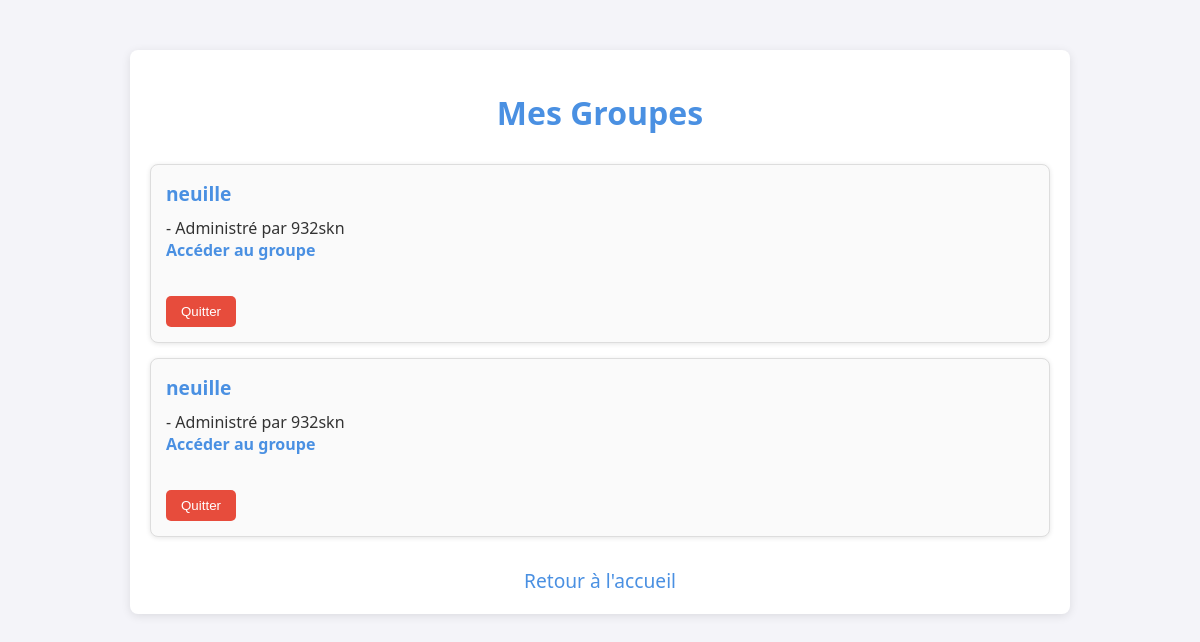
/groups (signed in), run on the app's committed database.
### models.py (models this page shows)
class Group(db.Model):
    id = db.Column(db.Integer, primary_key=True)
    name = db.Column(db.String(100), nullable=False)
    admin_id = db.Column(db.Integer, db.ForeignKey('user.id'), nullable=False)
    admin = db.relationship('User', foreign_keys=[admin_id])

class User(UserMixin, db.Model):
    id = db.Column(db.Integer, primary_key=True)
    username = db.Column(db.String(150), unique=True, nullable=False)
    email = db.Column(db.String(150), unique=True, nullable=False)  # Nouveau champ
    phone_number = db.Column(db.String(20), unique=True, nullable=False)  # Nouveau champ
    password = db.Column(db.String(150), nullable=False)
    profile_picture = db.Column(db.String(200))
    bio = db.Column(db.Text)
    is_active = db.Column(db.Boolean, default=True)

### app.py (the view)
@app.route('/groups', methods=['GET'])
@login_required
def groups():
    groups = Group.query.join(GroupMember).filter(GroupMember.user_id == current_user.id).all()
    return render_template('groups.html', groups=groups, user=current_user)

### app.py (called while the page is built)
@login_manager.user_loader
def load_user(user_id):
    return db.session.get(User, int(user_id))  # Correctif pour éviter LegacyAPIWarning

@app.context_processor
def inject_profile_picture():
    def get_profile_picture(user):
        if user.profile_picture and os.path.exists(user.profile_picture):
            return url_for('static', filename=f"photos_profil/{os.path.basename(user.profile_picture)}")
        return url_for('static', filename='icone-profil-avatar-par-defaut-image-utilisateur-medias-sociaux-icone-avatar-gris-silhouette-profil-vierge-illustration-vectorielle_561158-3467.avif')
    return dict(get_profile_picture=get_profile_picture)

### templates/groups.html (shortened to what this page needs)
<!DOCTYPE html>
<html lang="fr">
<head>
    <link rel="stylesheet" href="https://cdnjs.cloudflare.com/ajax/libs/font-awesome/5.15.4/css/all.min.css">
</head>
<body>
    <div class="container">
        <h1>Mes Groupes</h1>
        <ul>
            {% for group in groups %}
                <li>
                    <strong>{{ group.name }}</strong> - Administré par {{ group.admin.username }}
                    <a href="{{ url_for('group_chat', group_id=group.id) }}">Accéder au groupe</a>
                    <div class="admin-actions">
                        <div class="action-buttons">
                            <form method="POST" action="{{ url_for('leave_group', group_id=group.id) }}">
                                <button type="submit" onclick="return confirm('Voulez-vous vraiment quitter ce groupe ?')">Quitter</button>
                            </form>
                        </div>
                    </div>
                </li>
            {% endfor %}
        </ul>
        <div class="return-link">
            <a href="{{ url_for('index') }}">Retour à l'accueil</a>
        </div>
    </div>
</body>
</html>

### templates/groups.html (style rules this page uses)
body { font-family: 'Segoe UI', Tahoma, Geneva, Verdana, sans-serif; background-color: #f4f4f9; margin: 0; padding: 0; color: #333; transition: background-color 0.3s ease, color 0.3s ease; }
.container { max-width: 900px; margin: 50px auto; padding: 20px; background-color: #fff; border-radius: 8px; box-shadow: 0 2px 10px rgba(0, 0, 0, 0.1); transition: background-color 0.3s ease; }
h1 { text-align: center; color: #4a90e2; margin-bottom: 30px; }
ul { list-style: none; padding: 0; }
li { display: flex; flex-direction: column; background-color: #fafafa; margin-bottom: 15px; padding: 15px; border-radius: 8px; border: 1px solid #ddd; box-shadow: 0 1px 5px rgba(0, 0, 0, 0.1); transition: background-color 0.3s ease; }
li strong { font-size: 1.2rem; color: #4a90e2; margin-bottom: 10px; }
li a { color: #4a90e2; text-decoration: none; margin-bottom: 5px; font-weight: bold; }
.admin-actions { margin-top: 20px; }
.action-buttons { display: flex; gap: 15px; margin-top: 10px; }
button { padding: 8px 15px; background-color: #4a90e2; color: #fff; border: none; border-radius: 5px; cursor: pointer; transition: background-color 0.3s ease; }
.action-buttons form button { background-color: #e74c3c; }
.return-link { display: block; text-align: center; margin-top: 30px; font-size: 1.2rem; }
.return-link a { color: #4a90e2; text-decoration: none; }

### data on the page
Group: name "neuille", admin.username "932skn"
Group: name "neuille", admin.username "932skn"
